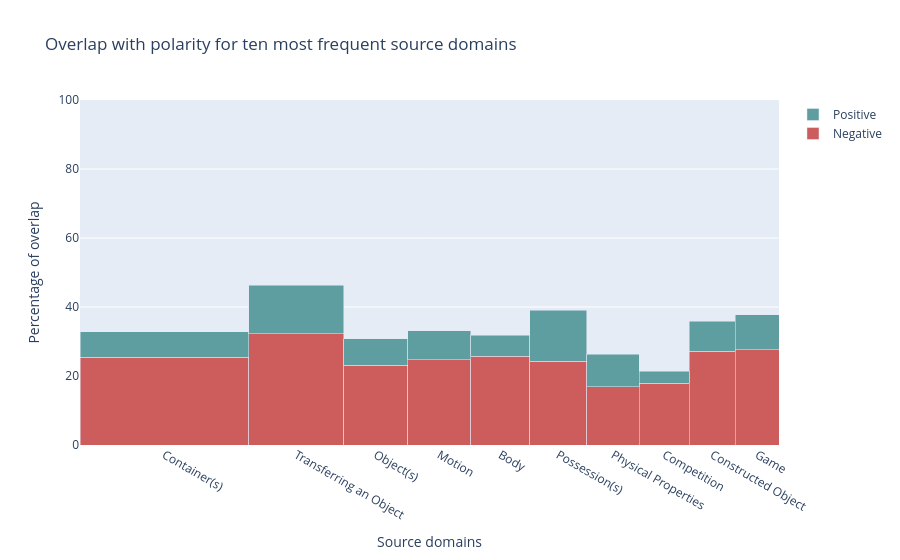

The notebook cell saved with this chart:
### Markdown cell above
## Plots

### Code cell
# Marimekko plot for the ten most common source domains

top10 = ['Container(s)', 'Transferring an Object', 'Object(s)', 'Motion', 'Body', 'Possession(s)', 'Physical Properties', 'Competition', 'Constructed Object', 'Game'] 
top10_df = chi_df[chi_df.SD.isin(top10)][chi_df.Total>20][['SD','Negative', 'Positive', 'Not Evaluative', 'Total']].sort_values('Total', ascending=False)
df = top10_df

df["Neg_pct"] = df.Negative / df.Total
df["Pos_pct"] = df.Positive / df.Total
df["Not_pct"] = df["Not Evaluative"] / df.Total

labels = list(df.SD)
widths = np.array(df.Total)

data = {
    'Negative': list(df['Neg_pct']*100),
    'Positive': list(df['Pos_pct']*100)#,
#    "Not Evaluative": list(df['Not_pct']*100)
}

fig = go.Figure()
fig.add_trace(go.Bar(
    name='Negative',
    y=data['Negative'],
    x=np.cumsum(widths)-widths,
    width=widths,
    offset=0,
    marker_color='indianred',
    customdata=np.transpose([labels, widths*data['Negative']]),
    hovertemplate="<br>".join([
        "label: %{customdata[0]}",
        "percent: %{y}"
    ])
))

fig.add_trace(go.Bar(
    name='Positive',
    y=data['Positive'],
    x=np.cumsum(widths)-widths,
    width=widths,
    offset=0,
    marker_color='cadetblue',
    customdata=np.transpose([labels, widths*data['Positive']]),
    textposition="inside",
    textangle=0,
    textfont_color="white",
    hovertemplate="<br>".join([
        "label: %{customdata[0]}",
        "percent: %{y}"
    ])
))

fig.update_xaxes(
    tickvals=np.cumsum(widths)-widths/2,
    ticktext= ["%s" % l for l in labels]
)

fig.update_xaxes(range=[0,widths.sum()])
fig.update_yaxes(range=[0,100])

fig.update_layout(
    title_text="Overlap with polarity for ten most frequent source domains",
    xaxis=dict(
        title="Source domains"),
    yaxis=dict(title="Percentage of overlap"),
    barmode="stack",
    uniformtext=dict(mode="hide", minsize=10),
)

fig.show()
fig.write_html("top10polarity.html")

### Figure 1 — Plotly figure (JSON) as saved in the notebook; plotly's stock layout.template omitted (floating-point values rounded to 4 significant figures)
{"data": [{"customdata": [["Container(s)", "9600.0"], ["Transferring an Object", "6900.0"], ["Object(s)", "3300.0"], ["Motion", "3500.0000000000005"], ["Body", "3400.0"], ["Possession(s)", "3100.0"], ["Physical Properties", "1999.9999999999998"], ["Competition", "2000.0"], ["Constructed Object", "2800.0"], ["Game", "2699.9999999999995"]], "hovertemplate": "label: %{customdata[0]}<br>percent: %{y}", "marker": {"color": "indianred"}, "name": "Negative", "offset": 0, "type": "bar", "width": [378, 214, 143, 142, 132, 128, 118, 112, 103, 98], "x": [0, 378, 592, 735, 877, 1009, 1137, 1255, 1367, 1470], "y": [25.4, 32.24, 23.08, 24.65, 25.76, 24.22, 16.95, 17.86, 27.18, 27.55]}, {"customdata": [["Container(s)", "2799.9999999999995"], ["Transferring an Object", "3000.0"], ["Object(s)", "1100.0"], ["Motion", "1200.0"], ["Body", "800.0"], ["Possession(s)", "1900.0"], ["Physical Properties", "1100.0"], ["Competition", "400.0"], ["Constructed Object", "900.0"], ["Game", "1000.0"]], "hovertemplate": "label: %{customdata[0]}<br>percent: %{y}", "marker": {"color": "cadetblue"}, "name": "Positive", "offset": 0, "textangle": 0, "textfont": {"color": "white"}, "textposition": "inside", "type": "bar", "width": [378, 214, 143, 142, 132, 128, 118, 112, 103, 98], "x": [0, 378, 592, 735, 877, 1009, 1137, 1255, 1367, 1470], "y": [7.407, 14.02, 7.692, 8.451, 6.061, 14.84, 9.322, 3.571, 8.738, 10.2]}], "layout": {"barmode": "stack", "title": {"text": "Overlap with polarity for ten most frequent source domains"}, "uniformtext": {"minsize": 10, "mode": "hide"}, "xaxis": {"range": [0, 1568], "ticktext": ["Container(s)", "Transferring an Object", "Object(s)", "Motion", "Body", "Possession(s)", "Physical Properties", "Competition", "Constructed Object", "Game"], "tickvals": [189.0, 485.0, 663.5, 806.0, 943.0, 1073.0, 1196.0, 1311.0, 1418.0, 1519.0], "title": {"text": "Source domains"}}, "yaxis": {"range": [0, 100], "title": {"text": "Percentage of overlap"}}}}
